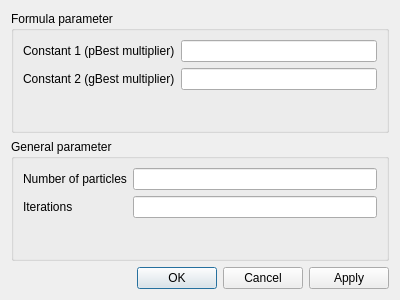
<?xml version="1.0" encoding="UTF-8"?>
<ui version="4.0">
 <class>Dialog</class>
 <widget class="QDialog" name="Dialog">
  <property name="geometry">
   <rect>
    <x>0</x>
    <y>0</y>
    <width>400</width>
    <height>300</height>
   </rect>
  </property>
  <property name="windowTitle">
   <string>Dialog</string>
  </property>
  <layout class="QVBoxLayout" name="verticalLayout_2">
   <item>
    <widget class="QGroupBox" name="groupBox">
     <property name="title">
      <string>Formula parameter</string>
     </property>
     <layout class="QFormLayout" name="formLayout_2">
      <item row="0" column="0">
       <widget class="QLabel" name="label_2">
        <property name="text">
         <string>Constant 1 (pBest multiplier)</string>
        </property>
       </widget>
      </item>
      <item row="0" column="1">
       <widget class="QLineEdit" name="constant1Edit"/>
      </item>
      <item row="1" column="0">
       <widget class="QLabel" name="label_3">
        <property name="text">
         <string>Constant 2 (gBest multiplier)</string>
        </property>
       </widget>
      </item>
      <item row="1" column="1">
       <widget class="QLineEdit" name="constant2Edit"/>
      </item>
     </layout>
    </widget>
   </item>
   <item>
    <widget class="QGroupBox" name="groupBox_2">
     <property name="title">
      <string>General parameter</string>
     </property>
     <layout class="QFormLayout" name="formLayout_3">
      <item row="0" column="0">
       <widget class="QLabel" name="label">
        <property name="text">
         <string>Number of particles</string>
        </property>
       </widget>
      </item>
      <item row="0" column="1">
       <widget class="QLineEdit" name="nrOfParticlesEdit"/>
      </item>
      <item row="1" column="0">
       <widget class="QLabel" name="label_4">
        <property name="text">
         <string>Iterations</string>
        </property>
       </widget>
      </item>
      <item row="1" column="1">
       <widget class="QLineEdit" name="iterationsEdit"/>
      </item>
     </layout>
    </widget>
   </item>
   <item>
    <widget class="QDialogButtonBox" name="buttonBox">
     <property name="orientation">
      <enum>Qt::Horizontal</enum>
     </property>
     <property name="standardButtons">
      <set>QDialogButtonBox::Apply|QDialogButtonBox::Cancel|QDialogButtonBox::Ok</set>
     </property>
    </widget>
   </item>
  </layout>
 </widget>
 <resources/>
 <connections>
  <connection>
   <sender>buttonBox</sender>
   <signal>accepted()</signal>
   <receiver>Dialog</receiver>
   <slot>accept()</slot>
   <hints>
    <hint type="sourcelabel">
     <x>248</x>
     <y>254</y>
    </hint>
    <hint type="destinationlabel">
     <x>157</x>
     <y>274</y>
    </hint>
   </hints>
  </connection>
  <connection>
   <sender>buttonBox</sender>
   <signal>rejected()</signal>
   <receiver>Dialog</receiver>
   <slot>reject()</slot>
   <hints>
    <hint type="sourcelabel">
     <x>316</x>
     <y>260</y>
    </hint>
    <hint type="destinationlabel">
     <x>286</x>
     <y>274</y>
    </hint>
   </hints>
  </connection>
 </connections>
</ui>
